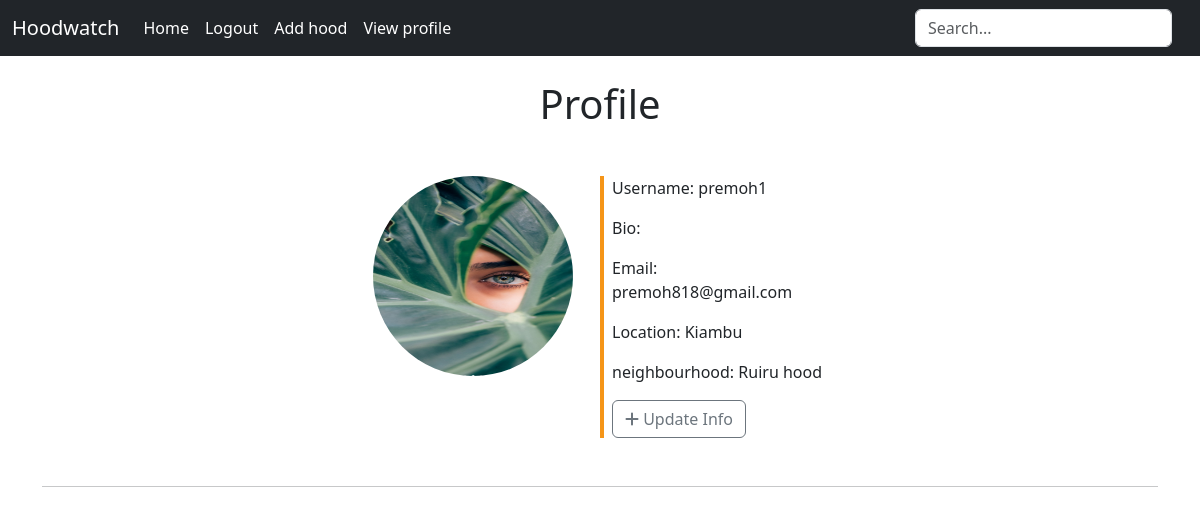
/profile/ (signed in), run on the app's committed database.
### hood/models.py (models this page shows, shortened)
class Profile(models.Model):
    user = models.OneToOneField(User, on_delete=models.CASCADE, related_name='profile')
    name = models.CharField(max_length=80, blank=True)
    about = models.TextField(max_length=254, blank=True)
    image = models.ImageField(upload_to='images/', default='default.png')
    location = models.CharField(max_length=50, blank=True, null=True)
    neighbourhood = models.ForeignKey(NeighbourHood, on_delete=models.CASCADE, null=True, blank=True)

class NeighbourHood(models.Model):
    name = models.CharField(max_length=50)
    location = models.CharField(max_length=60)
    occupant_count=models.IntegerField()
    admin = models.ForeignKey("Profile", on_delete=models.CASCADE, related_name='hood')
    hood_img = models.ImageField(upload_to='images/')
    health = models.IntegerField(null=True, blank=True)
    police = models.IntegerField(null=True, blank=True)
    def __str__(self):
        return f'{self.name} hood'

### hood/views.py (the view)
# urls.py: path('profile/', views.profile, name='profile'),
def profile(request):
    if request.method == 'POST':
        u_form = UserForm(request.POST, instance=request.user)
        p_form = ProfileForm(request.POST,request.FILES, instance=request.user.profile)
        if u_form.is_valid() and p_form.is_valid():
            u_form.save()
            p_form.save()
            messages.success(request, f'Account updated!')
            return redirect('profile')
    else:
        u_form = UserForm(instance=request.user)
        p_form = ProfileForm(instance=request.user.profile)
        current_profile = Profile.objects.get(user_id = request.user)
        current_post = Post.user_post(request.user)
    context = {
        'u_form': u_form,
        'p_form': p_form,
        'current_profile':current_profile,
        'current_post':current_post,
    }
    return render(request, 'register/profile.html', context)

### hood/forms.py
class UserForm(forms.ModelForm):
    email=forms.EmailField()
    class Meta:
        model=User
        fields=['username','email']

class ProfileForm(forms.ModelForm):
    class Meta:
        model=Profile
        fields='__all__'

### hood/models.py (called while the page is built)
    @classmethod
    def user_post(cls,username):
        posts= cls.objects.filter(author_id=username)
        return posts

### hood/templates/register/profile.html (shortened to what this page needs)
{% extends 'base.html' %}
{% load bootstrap5 %}
{% block content %}
<div class="container mb-2 mt-4">
  <h1 class='text-center'>Profile</h1>
  <div class="d-flex justify-content-center align-items-center mt-5 mb-5">
    <div class="row userdetails ">
      <div class="col-md-6 person">
        <img src="{{ current_profile.image.url }}" alt="{{ current_profile.user.username }}" class="rounded-circle " height="200px" width="200px">
      </div>
      <div class='col-md-6 details'>
        <p>Username: {{ current_profile.user.username }}</p>
        <p>Bio: {{ current_profile.about }}</p>
        <p>Email: {{ current_profile.user.email }}</p>
        <p>Location: {{ current_profile.location }}</p>
        <p>neighbourhood: {{ current_profile.neighbourhood }}</p>
<button type="button" class="btn btn-outline-secondary btn-md plusicon" data-bs-toggle="modal" data-bs-target="#exampleModal">
  <i class="fas fa-plus"></i> <span>Update Info</span>
</button>
      </div>
    </div>
  </div>
  <hr>
  {% endblock%}

### hood/static/css/index.css (style rules this page uses)
.person { border: 0px; box-shadow: 4px 0px 0px rgb(245, 149, 24); }

### data on the page
Profile: image (picture), user.username "premoh1", user.email "premoh818@gmail.com", location "Kiambu", neighbourhood "Ruiru hood"
